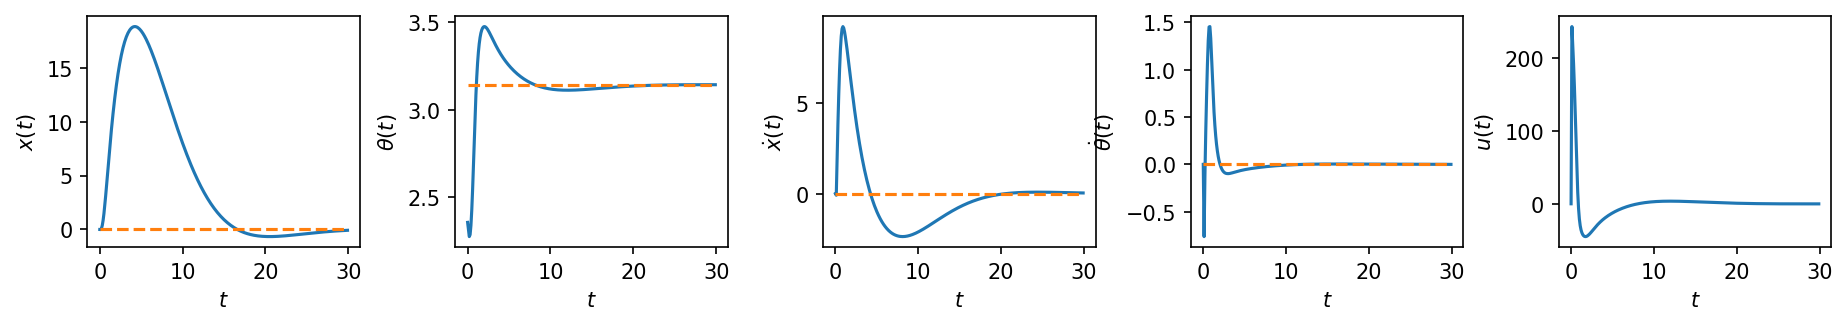

This figure's Python source:
"""
Solution code for the problem "Cart-pole balance".

Autonomous Systems Lab (ASL), Stanford University
"""

import numpy as np
from scipy.integrate import odeint
import matplotlib.pyplot as plt

from animations import animate_cartpole

# Constants
n = 4  # state dimension
m = 1  # control dimension
mp = 2.0  # pendulum mass
mc = 10.0  # cart mass
L = 1.0  # pendulum length
g = 9.81  # gravitational acceleration
dt = 0.1  # discretization time step
animate = False  # whether or not to animate results


def cartpole(s: np.ndarray, u: np.ndarray) -> np.ndarray:
    """Compute the cart-pole state derivative

    Args:
        s (np.ndarray): The cartpole state: [x, theta, x_dot, theta_dot], shape (n,)
        u (np.ndarray): The cartpole control: [F_x], shape (m,)

    Returns:
        np.ndarray: The state derivative, shape (n,)
    """
    x, θ, dx, dθ = s
    sinθ, cosθ = np.sin(θ), np.cos(θ)
    h = mc + mp * (sinθ**2)
    ds = np.array(
        [
            dx,
            dθ,
            (mp * sinθ * (L * (dθ**2) + g * cosθ) + u[0]) / h,
            -((mc + mp) * g * sinθ + mp * L * (dθ**2) * sinθ * cosθ + u[0] * cosθ)
            / (h * L),
        ]
    )
    return ds


def reference(t: float) -> np.ndarray:
    """Compute the reference state (s_bar) at time t

    Args:
        t (float): Evaluation time

    Returns:
        np.ndarray: Reference state, shape (n,)
    """
    a = 10.0  # Amplitude
    T = 10.0  # Period

    # PART (d) ##################################################
    # INSTRUCTIONS: Compute the reference state for a given time
    x = a*np.sin(2*np.pi*t/T)
    xdot = 2*np.pi*a/T * np.cos(2*np.pi*t/T)
    return np.array([x, np.pi, xdot, 0])
    # END PART (d) ##############################################


def ricatti_recursion(
    A: np.ndarray, B: np.ndarray, Q: np.ndarray, R: np.ndarray
) -> np.ndarray:
    """Compute the gain matrix K through Ricatti recursion

    Args:
        A (np.ndarray): Dynamics matrix, shape (n, n)
        B (np.ndarray): Controls matrix, shape (n, m)
        Q (np.ndarray): State cost matrix, shape (n, n)
        R (np.ndarray): Control cost matrix, shape (m, m)

    Returns:
        np.ndarray: Gain matrix K, shape (m, n)
    """
    eps = 1e-4  # Riccati recursion convergence tolerance
    max_iters = 1000  # Riccati recursion maximum number of iterations
    P = np.zeros((n, n))  # initialization
    P_prev = 1+np.zeros((n, n))  # initialization
    converged = False
    for i in range(max_iters):
        # PART (b) ##################################################
        # INSTRUCTIONS: Apply the Ricatti equation until convergence
        if np.max(np.abs(P - P_prev)) < eps:
            converged = True
            break
        else:
            P_prev = P
            K = -np.linalg.inv(R + B.T @ P_prev @ B) @ B.T @ P_prev @ A
            P = Q + A.T @ P_prev @ (A + B @ K)
        # END PART (b) ##############################################
    if not converged:
        raise RuntimeError("Ricatti recursion did not converge!")
    print("K:", K)
    return K


def simulate(
    t: np.ndarray, s_ref: np.ndarray, u_ref: np.ndarray, s0: np.ndarray, K: np.ndarray
) -> tuple[np.ndarray, np.ndarray]:
    """Simulate the cartpole

    Args:
        t (np.ndarray): Evaluation times, shape (num_timesteps,)
        s_ref (np.ndarray): Reference state s_bar, evaluated at each time t. Shape (num_timesteps, n)
        u_ref (np.ndarray): Reference control u_bar, shape (m,)
        s0 (np.ndarray): Initial state, shape (n,)
        K (np.ndarray): Feedback gain matrix (Ricatti recursion result), shape (m, n)

    Returns:
        tuple[np.ndarray, np.ndarray]: Tuple of:
            np.ndarray: The state history, shape (num_timesteps, n)
            np.ndarray: The control history, shape (num_timesteps, m)
    """

    def cartpole_wrapper(s, t, u):
        """Helper function to get cartpole() into a form preferred by odeint, which expects t as the second arg"""
        return cartpole(s, u)

    # PART (c) ##################################################
    # INSTRUCTIONS: Complete the function to simulate the cartpole system
    # Hint: use the cartpole wrapper above with odeint
    num_timesteps = len(t)
    n = np.shape(s_ref)[1]
    m = np.shape(u_ref)[0]
    s = np.zeros((num_timesteps, n))
    u = np.zeros((num_timesteps, m))
    s[0] = s0
    # import pdb 
    for k in range(num_timesteps-1):
        s[k+1] = odeint(cartpole_wrapper, s[k], t[k:k+2], (u[k],))[1]
        u[k+1] = K @ (s[k+1] - s_ref[k+1]) + u_ref
    # END PART (c) ##############################################
    return s, u


def compute_lti_matrices() -> tuple[np.ndarray, np.ndarray]:
    """Compute the linearized dynamics matrices A and B of the LTI system

    Returns:
        tuple[np.ndarray, np.ndarray]: Tuple of:
            np.ndarray: The A (dynamics) matrix, shape (n, n)
            np.ndarray: The B (controls) matrix, shape (n, m)
    """
    # PART (a) ##################################################
    # INSTRUCTIONS: Construct the A and B matrices

    A = np.array([[1, 0, dt, 0],
                  [0, 1, 0, dt],
                  [0, dt*mp*g/(mc*L), 1, 0], 
                  [0, dt*(mc + mp)*g/(mc*L), 0, 1]])
    B = np.array([[0],
                  [0],
                  [dt/mc],
                  [dt/(mc*L)]])
    # END PART (a) ##############################################
    return A, B


def plot_state_and_control_history(
    s: np.ndarray, u: np.ndarray, t: np.ndarray, s_ref: np.ndarray, name: str
) -> None:
    """Helper function for cartpole visualization

    Args:
        s (np.ndarray): State history, shape (num_timesteps, n)
        u (np.ndarray): Control history, shape (num_timesteps, m)
        t (np.ndarray): Times, shape (num_timesteps,)
        s_ref (np.ndarray): Reference state s_bar, evaluated at each time t. Shape (num_timesteps, n)
        name (str): Filename prefix for saving figures
    """
    fig, axes = plt.subplots(1, n + m, dpi=150, figsize=(15, 2))
    plt.subplots_adjust(wspace=0.35)
    labels_s = (r"$x(t)$", r"$\theta(t)$", r"$\dot{x}(t)$", r"$\dot{\theta}(t)$")
    labels_u = (r"$u(t)$",)
    for i in range(n):
        axes[i].plot(t, s[:, i])
        axes[i].plot(t, s_ref[:, i], "--")
        axes[i].set_xlabel(r"$t$")
        axes[i].set_ylabel(labels_s[i])
    for i in range(m):
        axes[n + i].plot(t, u[:, i])
        axes[n + i].set_xlabel(r"$t$")
        axes[n + i].set_ylabel(labels_u[i])
    plt.savefig(f"{name}.png", bbox_inches="tight")
    plt.show()

    if animate:
        fig, ani = animate_cartpole(t, s[:, 0], s[:, 1])
        ani.save(f"{name}.mp4", writer="ffmpeg")
        plt.show()


def main():
    # Part A
    A, B = compute_lti_matrices()

    # Part B
    Q = np.eye(n)  # state cost matrix
    R = np.eye(m)  # control cost matrix
    K = ricatti_recursion(A, B, Q, R)

    # Part C
    t = np.arange(0.0, 30.0, 1 / 10)
    s_ref = np.array([0.0, np.pi, 0.0, 0.0]) * np.ones((t.size, 1))
    u_ref = np.array([0.0])
    s0 = np.array([0.0, 3 * np.pi / 4, 0.0, 0.0])
    s, u = simulate(t, s_ref, u_ref, s0, K)
    plot_state_and_control_history(s, u, t, s_ref, "cartpole_balance")

    # Part D
    # Note: t, u_ref unchanged from part c
    s_ref = np.array([reference(ti) for ti in t])
    s0 = np.array([0.0, np.pi, 0.0, 0.0])
    s, u = simulate(t, s_ref, u_ref, s0, K)
    plot_state_and_control_history(s, u, t, s_ref, "cartpole_balance_tv")

    # Part D (with changed Q)
    # Note: t, u_ref unchanged from part c
    Q = 10*np.eye(n)  # state cost matrix
    K = ricatti_recursion(A, B, Q, R)
    s, u = simulate(t, s_ref, u_ref, s0, K)
    plot_state_and_control_history(s, u, t, s_ref, "cartpole_balance_tv_2")


if __name__ == "__main__":
    main()
